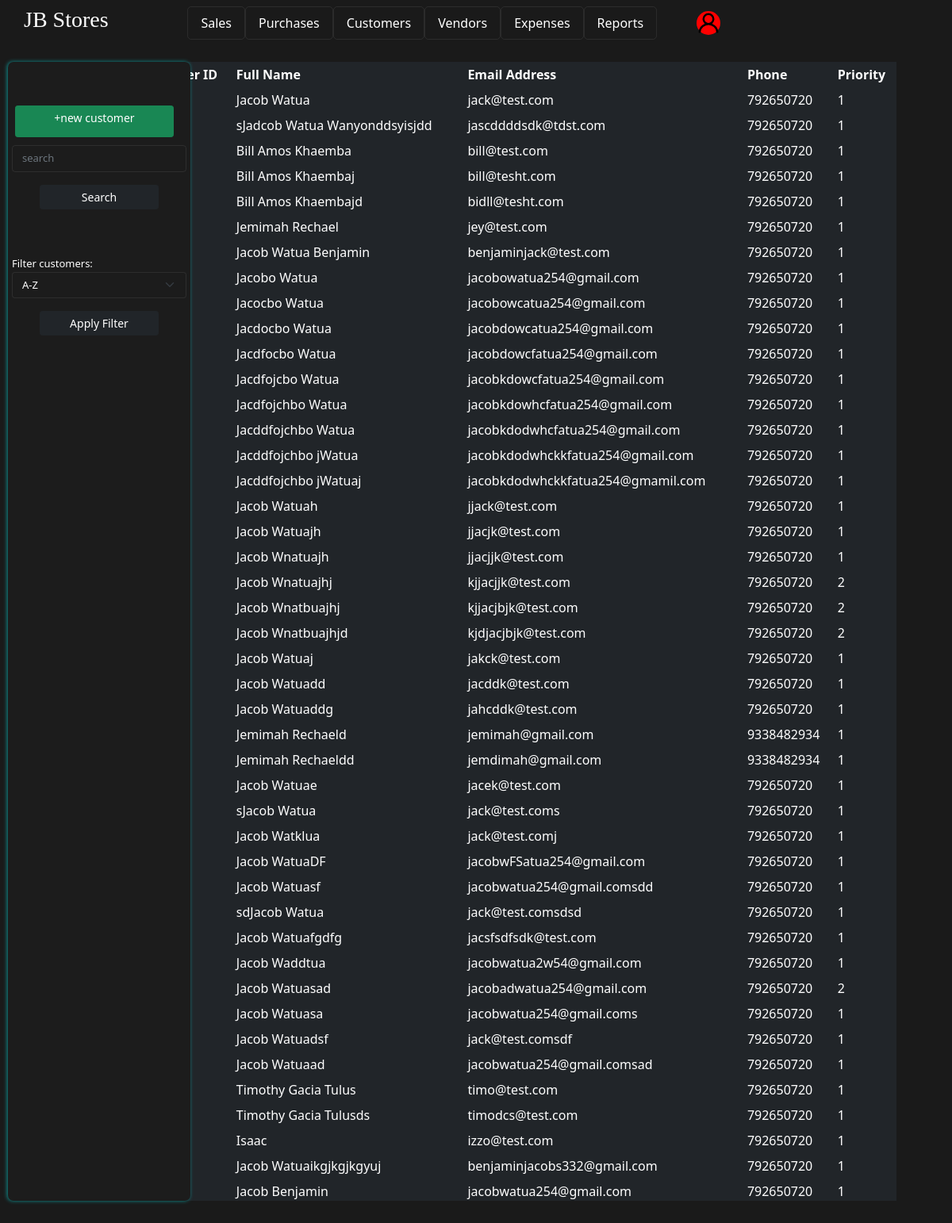
The app's page /customers/ with its own data.
### customers/models.py (models this page shows)
class Customer(models.Model):
    High = 1
    Modetare = 2
    Low = 3
    CUSTOMER_PRIORITY = (
        (High, 'High'),
        (Modetare,'Moderate'),
        (Low, 'Low')
    )
    Customer_ID = models.IntegerField(primary_key=True)
    Full_Name = models.CharField(max_length=200, null=False)
    Email_Address = models.EmailField('Enter email', null=False)
    Phone = models.IntegerField()
    customer_priority = models.IntegerField(choices=CUSTOMER_PRIORITY, default = 1)

### customers/views.py (the view)
# urls.py: path('', views.customers, name='customers'),\
def customers(request):
    search_form = searchForm()
    filter_form = filterForm()
    form = newCustomerForm()
    all_customers = Customer.objects.all()
    context = {
        'form' : form,
        'search_form': search_form,
        'filter_form' : filter_form,
        'Customers' : all_customers,
    }
    return render(request, 'index.html', context)

### customers/forms.py (shortened to what this page needs)
class newCustomerForm(forms.Form):
    CUSTOMER_PRIORITY = (
        (1, 'High'),
        (2, 'Low'),
        (3, 'Moderate')
    )
    full_name = forms.CharField(widget=forms.TextInput(attrs={'class' : 'form-control'}))
    email = forms.EmailField(widget=forms.EmailInput(attrs={'class' : 'form-control', 'type' : 'email'}))
    phone = forms.CharField(widget=forms.TextInput(attrs={'class': 'form-control', 'type' : 'number'}))
    address = forms.CharField(widget=forms.TextInput(attrs={'class': 'form-control'}))
    priority = forms.ChoiceField(widget = forms.Select(attrs = {'class' : 'form-control form-select'}), choices=CUSTOMER_PRIORITY)

class searchForm(forms.Form):
    search_item = forms.CharField(widget=forms.TextInput(attrs={'class': 'form-control', 'placeholder' : 'search'}),label= '')

### customers/templates/index.html (shortened to what this page needs)
<!DOCTYPE html>
<html lang="en">
<head>
    <link rel="stylesheet" href="/static/css/bootstrap.min.css">
    <link rel="stylesheet" href="/static/css/customers.css">
</head>
<body>
    <div class="container nav navbar">
        <div class="logo">
            <h3 class="text-md-center">JB Stores</h3>
        </div>
        <ul class="nav-items list-group list-group-horizontal list-unstyled">
            <li class="nav-tabs list-group-item list-group-item-light" onclick="javascript:window.location = '/sales/';" class="text-decoration-none">Sales</li>
            <li class="nav-tabs list-group-item list-group-item-light" onclick="javascript:window.location = '/purchases/';" class="text-decoration-none">Purchases</li>
            <li class="nav-tabs list-group-item list-group-item-light" onclick="javascript:window.location = '/customers/';" class="text-decoration-none">Customers</li>
            <li class="nav-tabs list-group-item list-group-item-light" onclick="javascript:window.location = '/vendors/';" class="text-decoration-none">Vendors</li>
            <li class="nav-tabs list-group-item list-group-item-light" onclick="javascript:window.location = '/expenses/';" class="text-decoration-none">Expenses</li>
            <li class="nav-tabs list-group-item list-group-item-light" onclick="javascript:window.location = '/reports/';" class="text-decoration-none">Reports</li>
        </ul>
        <div class="account" onmouseover="toogle_dropdown('dropdown');" onmouseleave="toogle_dropdown('dropdown');">
            <img src="/static/icons/account.svg" alt="Account" class="img img-responsive img-rounded">
        </div>
    </div>
    <div class="container content">
            <table class="table table-stripped table-dark table-responsive table-hover table-sm table-borderless">
                <thead>
                    <tr>
                        <th>Customer ID</th>
                        <th>Full Name</th>
                        <th>Email Address</th>
                        <th>Phone</th>
                        <th>Priority</th>
                    </tr>
                </thead>
                <tbody>
                    {% for customer in Customers %}
                    <tr>
                        <td>{{customer.Customer_ID}}</td>
                        <td>{{customer.Full_Name}}</td>
                        <td>{{customer.Email_Address}}</td>
                        <td>{{customer.Phone}}</td>
                        <td>{{customer.customer_priority}}</td>
                    </tr>
                    {% endfor %}
                </tbody>
            </table>
    </div>
    <div class="container nav side-menu">
        <button class="btn btn-success btn-sm" style="width: 200px; display: grid; margin: 5px auto;height: 40px;" onclick="add_contact();">+new customer</button>
        <div class="container search-form">
            <form action="" class="form" role="form">
                {{search_form.as_p}}
                <button class="btn btn-success btn-dark btn-sm" type="submit">Search</button>
            </form>
        </div>
        <div class="container filter-form">
            <form action="" role = "form">
                {{filter_form.as_p}}
                <button class="btn btn-success btn-dark btn-sm" type="submit">Apply Filter</button>
            </form>
        </div>
    </div>
</body>
</html>

### customers/static/css/customers.css (style rules this page uses)
body { padding: 0; margin: 0; box-sizing: border-box; background-color: #1A1A1A; }
.nav { color: white; }
.nav .account { padding: 0px; background-color: red; position: relative; left: -250px; border-radius: 50%; }
.nav .account .img { width : 30px; }
.nav .logo h3 { font-family: fantasy; }
.nav .list-group { margin-left: -200px; }
.nav .list-group .list-group-item { color: white; background-color: transparent; border-radius: 5px; border: 1px rgba(255, 255, 255, 0.08) solid; }
.content { margin-top: 20px; overflow-y: scroll; width: 60rem; height: 72vh; padding: 0; position: relative; left: 50px; }
.content .table thead th { position: sticky; top: 0px; }
.content .table { border-collapse: collapse; width: 100%; }
.content .table thead th,.content .table tbody tr td { text-align: left; }
.side-menu { padding-top: 50px; color: white; background-color: #1c1c1c; width: 230px; border-radius: 7px; height: 72vh; position: absolute; top: 78px; left: 10px; font-size: small; box-shadow: -1px 0px 5px 0px rgba(0,255,255,0.52); }
.side-menu .search-form { height: 100px; padding: 5px; box-sizing: border-box; position: absolute; top: 100px; }
.side-menu .search-form .form-control { appearance: none; background-color: transparent; border: 1px rgba(255, 255, 255, 0.08) solid; margin: 0; font-family: inherit; font-size: inherit; cursor: inherit; line-height: inherit; color: white; }
.side-menu .search-form .btn, .side-menu .filter-form .btn { display: grid; margin: 7px auto; width: 150px; }
.side-menu .filter-form { height: fit-content; padding: 5px; position: absolute; top: 240px; }
.side-menu .filter-form select { appearance: none; background-color: transparent; border: 1px rgba(255, 255, 255, 0.08) solid; margin: 0; font-family: inherit; font-size: inherit; cursor: inherit; line-height: inherit; color: white; }
.side-menu .filter-form select option { background: #1A1A1A; }
.content table td { vertical-align: bottom; }

### records on screen
Customer: Full_Name "Jacob Watua", Email_Address "jack@test.com", Phone "792650720", customer_priority "1"
Customer: Full_Name "sJadcob Watua Wanyonddsyisjdd", Email_Address "jascddddsdk@tdst.com", Phone "792650720", customer_priority "1"
Customer: Full_Name "Bill Amos Khaemba", Email_Address "bill@test.com", Phone "792650720", customer_priority "1"
Customer: Full_Name "Bill Amos Khaembaj", Email_Address "bill@tesht.com", Phone "792650720", customer_priority "1"
Customer: Full_Name "Bill Amos Khaembajd", Email_Address "bidll@tesht.com", Phone "792650720", customer_priority "1"
Customer: Full_Name "Jemimah Rechael", Email_Address "jey@test.com", Phone "792650720", customer_priority "1"
Customer: Full_Name "Jacob Watua Benjamin", Email_Address "benjaminjack@test.com", Phone "792650720", customer_priority "1"
Customer: Full_Name "Jacobo Watua", Email_Address "jacobowatua254@gmail.com", Phone "792650720", customer_priority "1"
Customer: Full_Name "Jacocbo Watua", Email_Address "jacobowcatua254@gmail.com", Phone "792650720", customer_priority "1"
Customer: Full_Name "Jacdocbo Watua", Email_Address "jacobdowcatua254@gmail.com", Phone "792650720", customer_priority "1"
Customer: Full_Name "Jacdfocbo Watua", Email_Address "jacobdowcfatua254@gmail.com", Phone "792650720", customer_priority "1"
Customer: Full_Name "Jacdfojcbo Watua", Email_Address "jacobkdowcfatua254@gmail.com", Phone "792650720", customer_priority "1"
Customer: Full_Name "Jacdfojchbo Watua", Email_Address "jacobkdowhcfatua254@gmail.com", Phone "792650720", customer_priority "1"
Customer: Full_Name "Jacddfojchbo Watua", Email_Address "jacobkdodwhcfatua254@gmail.com", Phone "792650720", customer_priority "1"
Customer: Full_Name "Jacddfojchbo jWatua", Email_Address "jacobkdodwhckkfatua254@gmail.com", Phone "792650720", customer_priority "1"
Customer: Full_Name "Jacddfojchbo jWatuaj", Email_Address "jacobkdodwhckkfatua254@gmamil.com", Phone "792650720", customer_priority "1"
Customer: Full_Name "Jacob Watuah", Email_Address "jjack@test.com", Phone "792650720", customer_priority "1"
Customer: Full_Name "Jacob Watuajh", Email_Address "jjacjk@test.com", Phone "792650720", customer_priority "1"
Customer: Full_Name "Jacob Wnatuajh", Email_Address "jjacjjk@test.com", Phone "792650720", customer_priority "1"
Customer: Full_Name "Jacob Wnatuajhj", Email_Address "kjjacjjk@test.com", Phone "792650720", customer_priority "2"
Customer: Full_Name "Jacob Wnatbuajhj", Email_Address "kjjacjbjk@test.com", Phone "792650720", customer_priority "2"
Customer: Full_Name "Jacob Wnatbuajhjd", Email_Address "kjdjacjbjk@test.com", Phone "792650720", customer_priority "2"
Customer: Full_Name "Jacob Watuaj", Email_Address "jakck@test.com", Phone "792650720", customer_priority "1"
Customer: Full_Name "Jacob Watuadd", Email_Address "jacddk@test.com", Phone "792650720", customer_priority "1"
Customer: Full_Name "Jacob Watuaddg", Email_Address "jahcddk@test.com", Phone "792650720", customer_priority "1"
Customer: Full_Name "Jemimah Rechaeld", Email_Address "jemimah@gmail.com", Phone "9338482934", customer_priority "1"
Customer: Full_Name "Jemimah Rechaeldd", Email_Address "jemdimah@gmail.com", Phone "9338482934", customer_priority "1"
Customer: Full_Name "Jacob Watuae", Email_Address "jacek@test.com", Phone "792650720", customer_priority "1"
Customer: Full_Name "sJacob Watua", Email_Address "jack@test.coms", Phone "792650720", customer_priority "1"
Customer: Full_Name "Jacob Watklua", Email_Address "jack@test.comj", Phone "792650720", customer_priority "1"
Customer: Full_Name "Jacob WatuaDF", Email_Address "jacobwFSatua254@gmail.com", Phone "792650720", customer_priority "1"
Customer: Full_Name "Jacob Watuasf", Email_Address "jacobwatua254@gmail.comsdd", Phone "792650720", customer_priority "1"
Customer: Full_Name "sdJacob Watua", Email_Address "jack@test.comsdsd", Phone "792650720", customer_priority "1"
Customer: Full_Name "Jacob Watuafgdfg", Email_Address "jacsfsdfsdk@test.com", Phone "792650720", customer_priority "1"
Customer: Full_Name "Jacob Waddtua", Email_Address "jacobwatua2w54@gmail.com", Phone "792650720", customer_priority "1"
Customer: Full_Name "Jacob Watuasad", Email_Address "jacobadwatua254@gmail.com", Phone "792650720", customer_priority "2"
Customer: Full_Name "Jacob Watuasa", Email_Address "jacobwatua254@gmail.coms", Phone "792650720", customer_priority "1"
Customer: Full_Name "Jacob Watuadsf", Email_Address "jack@test.comsdf", Phone "792650720", customer_priority "1"
Customer: Full_Name "Jacob Watuaad", Email_Address "jacobwatua254@gmail.comsad", Phone "792650720", customer_priority "1"
Customer: Full_Name "Timothy Gacia Tulus", Email_Address "timo@test.com", Phone "792650720", customer_priority "1"
Customer: Full_Name "Timothy Gacia Tulusds", Email_Address "timodcs@test.com", Phone "792650720", customer_priority "1"
Customer: Full_Name "Isaac", Email_Address "izzo@test.com", Phone "792650720", customer_priority "1"
Customer: Full_Name "Jacob Watuaikgjkgjkgyuj", Email_Address "benjaminjacobs332@gmail.com", Phone "792650720", customer_priority "1"
Customer: Full_Name "Jacob Benjamin", Email_Address "jacobwatua254@gmail.com", Phone "792650720", customer_priority "1"
